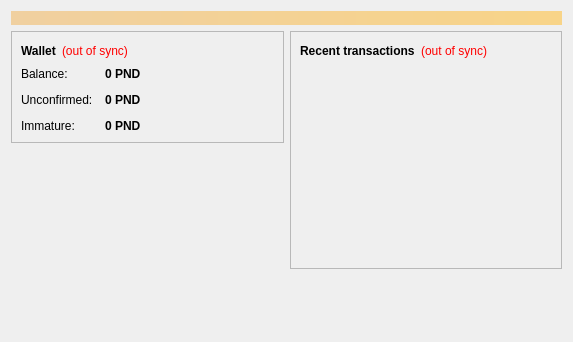
<?xml version="1.0" encoding="UTF-8"?>
<ui version="4.0">
 <class>OverviewPage</class>
 <widget class="QWidget" name="OverviewPage">
  <property name="geometry">
   <rect>
    <x>0</x>
    <y>0</y>
    <width>573</width>
    <height>342</height>
   </rect>
  </property>
  <property name="windowTitle">
   <string>Form</string>
  </property>
  <layout class="QVBoxLayout" name="topLayout">
   <item>
    <widget class="QLabel" name="labelAlerts">
     <property name="visible">
      <bool>false</bool>
     </property>
     <property name="styleSheet">
      <string notr="true">background-color: qlineargradient(x1: 0, y1: 0, x2: 1, y2: 0, stop:0 #F0D0A0, stop:1 #F8D488); color:#000000;</string>
     </property>
     <property name="wordWrap">
      <bool>true</bool>
     </property>
     <property name="margin">
      <number>3</number>
     </property>
    </widget>
   </item>
   <item>
    <layout class="QHBoxLayout" name="horizontalLayout" stretch="1,1">
     <item>
      <layout class="QVBoxLayout" name="verticalLayout_2">
       <item>
        <widget class="QFrame" name="frame">
         <property name="frameShape">
          <enum>QFrame::StyledPanel</enum>
         </property>
         <property name="frameShadow">
          <enum>QFrame::Raised</enum>
         </property>
         <layout class="QVBoxLayout" name="verticalLayout_4">
          <item>
           <layout class="QHBoxLayout" name="horizontalLayout_4">
            <item>
             <widget class="QLabel" name="label_5">
              <property name="font">
               <font>
                <weight>75</weight>
                <bold>true</bold>
               </font>
              </property>
              <property name="text">
               <string>Wallet</string>
              </property>
             </widget>
            </item>
            <item>
             <widget class="QLabel" name="labelWalletStatus">
              <property name="toolTip">
               <string>The displayed information may be out of date. Your wallet automatically synchronizes with the Bitcoin network after a connection is established, but this process has not completed yet.</string>
              </property>
              <property name="styleSheet">
               <string notr="true">QLabel { color: red; }</string>
              </property>
              <property name="text">
               <string notr="true">(out of sync)</string>
              </property>
              <property name="alignment">
               <set>Qt::AlignLeading|Qt::AlignLeft|Qt::AlignVCenter</set>
              </property>
             </widget>
            </item>
            <item>
             <spacer name="horizontalSpacer_2">
              <property name="orientation">
               <enum>Qt::Horizontal</enum>
              </property>
              <property name="sizeHint" stdset="0">
               <size>
                <width>40</width>
                <height>20</height>
               </size>
              </property>
             </spacer>
            </item>
           </layout>
          </item>
          <item>
           <layout class="QFormLayout" name="formLayout_2">
            <property name="fieldGrowthPolicy">
             <enum>QFormLayout::AllNonFixedFieldsGrow</enum>
            </property>
            <property name="horizontalSpacing">
             <number>12</number>
            </property>
            <property name="verticalSpacing">
             <number>12</number>
            </property>
            <item row="0" column="0">
             <widget class="QLabel" name="label">
              <property name="text">
               <string>Balance:</string>
              </property>
             </widget>
            </item>
            <item row="0" column="1">
             <widget class="QLabel" name="labelBalance">
              <property name="font">
               <font>
                <weight>75</weight>
                <bold>true</bold>
               </font>
              </property>
              <property name="cursor">
               <cursorShape>IBeamCursor</cursorShape>
              </property>
              <property name="toolTip">
               <string>Your current balance</string>
              </property>
              <property name="text">
               <string notr="true">0 PND</string>
              </property>
              <property name="textInteractionFlags">
               <set>Qt::LinksAccessibleByMouse|Qt::TextSelectableByKeyboard|Qt::TextSelectableByMouse</set>
              </property>
             </widget>
            </item>
            <item row="1" column="0">
             <widget class="QLabel" name="label_3">
              <property name="text">
               <string>Unconfirmed:</string>
              </property>
             </widget>
            </item>
            <item row="1" column="1">
             <widget class="QLabel" name="labelUnconfirmed">
              <property name="font">
               <font>
                <weight>75</weight>
                <bold>true</bold>
               </font>
              </property>
              <property name="cursor">
               <cursorShape>IBeamCursor</cursorShape>
              </property>
              <property name="toolTip">
               <string>Total of transactions that have yet to be confirmed, and do not yet count toward the current balance</string>
              </property>
              <property name="text">
               <string notr="true">0 PND</string>
              </property>
              <property name="textInteractionFlags">
               <set>Qt::LinksAccessibleByMouse|Qt::TextSelectableByKeyboard|Qt::TextSelectableByMouse</set>
              </property>
             </widget>
            </item>
            <item row="2" column="0">
             <widget class="QLabel" name="labelImmatureText">
              <property name="text">
               <string>Immature:</string>
              </property>
             </widget>
            </item>
            <item row="2" column="1">
             <widget class="QLabel" name="labelImmature">
              <property name="font">
               <font>
                <weight>75</weight>
                <bold>true</bold>
               </font>
              </property>
              <property name="toolTip">
               <string>Mined balance that has not yet matured</string>
              </property>
              <property name="text">
               <string notr="true">0 PND</string>
              </property>
              <property name="textInteractionFlags">
               <set>Qt::LinksAccessibleByMouse|Qt::TextSelectableByKeyboard|Qt::TextSelectableByMouse</set>
              </property>
             </widget>
            </item>
           </layout>
          </item>
         </layout>
        </widget>
       </item>
       <item>
        <spacer name="verticalSpacer">
         <property name="orientation">
          <enum>Qt::Vertical</enum>
         </property>
         <property name="sizeHint" stdset="0">
          <size>
           <width>20</width>
           <height>40</height>
          </size>
         </property>
        </spacer>
       </item>
      </layout>
     </item>
     <item>
      <layout class="QVBoxLayout" name="verticalLayout_3">
       <item>
        <widget class="QFrame" name="frame_2">
         <property name="frameShape">
          <enum>QFrame::StyledPanel</enum>
         </property>
         <property name="frameShadow">
          <enum>QFrame::Raised</enum>
         </property>
         <layout class="QVBoxLayout" name="verticalLayout">
          <item>
           <layout class="QHBoxLayout" name="horizontalLayout_2">
            <item>
             <widget class="QLabel" name="label_4">
              <property name="text">
               <string>&lt;b&gt;Recent transactions&lt;/b&gt;</string>
              </property>
             </widget>
            </item>
            <item>
             <widget class="QLabel" name="labelTransactionsStatus">
              <property name="toolTip">
               <string>The displayed information may be out of date. Your wallet automatically synchronizes with the Bitcoin network after a connection is established, but this process has not completed yet.</string>
              </property>
              <property name="styleSheet">
               <string notr="true">QLabel { color: red; }</string>
              </property>
              <property name="text">
               <string notr="true">(out of sync)</string>
              </property>
              <property name="alignment">
               <set>Qt::AlignRight|Qt::AlignTrailing|Qt::AlignVCenter</set>
              </property>
             </widget>
            </item>
            <item>
             <spacer name="horizontalSpacer">
              <property name="orientation">
               <enum>Qt::Horizontal</enum>
              </property>
              <property name="sizeHint" stdset="0">
               <size>
                <width>40</width>
                <height>20</height>
               </size>
              </property>
             </spacer>
            </item>
           </layout>
          </item>
          <item>
           <widget class="QListView" name="listTransactions">
            <property name="styleSheet">
             <string notr="true">QListView { background: transparent; }</string>
            </property>
            <property name="frameShape">
             <enum>QFrame::NoFrame</enum>
            </property>
            <property name="verticalScrollBarPolicy">
             <enum>Qt::ScrollBarAlwaysOff</enum>
            </property>
            <property name="horizontalScrollBarPolicy">
             <enum>Qt::ScrollBarAlwaysOff</enum>
            </property>
            <property name="selectionMode">
             <enum>QAbstractItemView::NoSelection</enum>
            </property>
           </widget>
          </item>
         </layout>
        </widget>
       </item>
       <item>
        <spacer name="verticalSpacer_2">
         <property name="orientation">
          <enum>Qt::Vertical</enum>
         </property>
         <property name="sizeHint" stdset="0">
          <size>
           <width>20</width>
           <height>40</height>
          </size>
         </property>
        </spacer>
       </item>
      </layout>
     </item>
    </layout>
   </item>
  </layout>
 </widget>
 <resources/>
 <connections/>
</ui>
